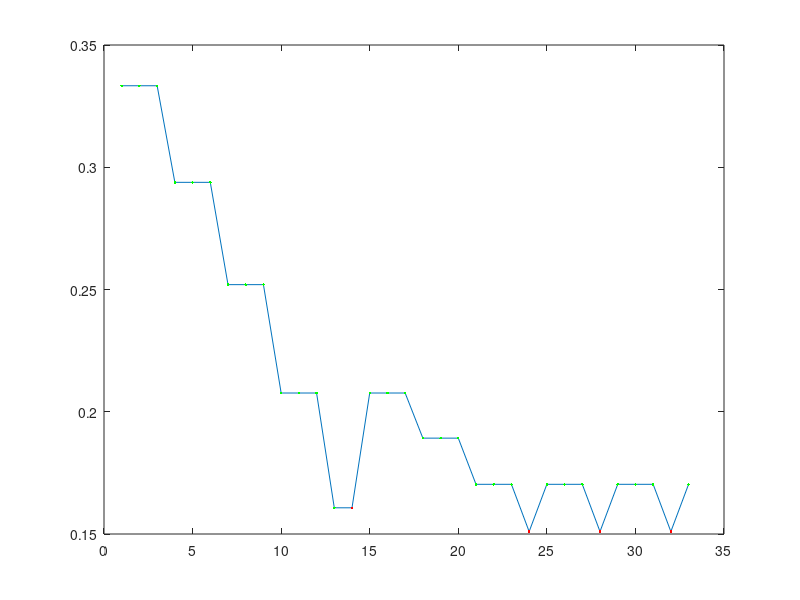

This figure's MATLAB source:
function plotOP
output=load('output.mat');
output=output.output;
figure;
plot(1:size(output,1),output(:,4))
hold on
plot(1:size(output,1),output(:,4),'g.')
errors=find(output(:,3)~=output(:,2));
plot(errors,output(errors,4),'r.')
